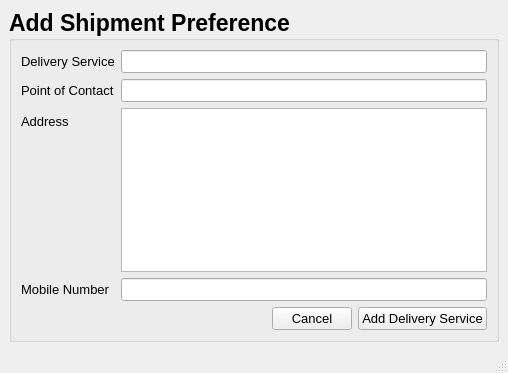
<?xml version="1.0" encoding="UTF-8"?>
<ui version="4.0">
 <class>MainWindow</class>
 <widget class="QMainWindow" name="MainWindow">
  <property name="geometry">
   <rect>
    <x>0</x>
    <y>0</y>
    <width>508</width>
    <height>373</height>
   </rect>
  </property>
  <property name="windowTitle">
   <string>MainWindow</string>
  </property>
  <widget class="QWidget" name="centralwidget">
   <layout class="QGridLayout" name="gridLayout">
    <item row="0" column="0">
     <widget class="QGroupBox" name="groupBox">
      <property name="minimumSize">
       <size>
        <width>0</width>
        <height>0</height>
       </size>
      </property>
      <property name="font">
       <font>
        <family>Arial</family>
        <pointsize>17</pointsize>
        <weight>75</weight>
        <bold>true</bold>
       </font>
      </property>
      <property name="title">
       <string>Add Shipment Preference</string>
      </property>
      <layout class="QGridLayout" name="gridLayout_2">
       <item row="1" column="2">
        <widget class="QPushButton" name="addDeliveryBtn">
         <property name="font">
          <font>
           <pointsize>10</pointsize>
           <weight>50</weight>
           <bold>false</bold>
          </font>
         </property>
         <property name="text">
          <string>Add Delivery Service</string>
         </property>
        </widget>
       </item>
       <item row="1" column="1">
        <widget class="QPushButton" name="cancelBtn">
         <property name="font">
          <font>
           <pointsize>10</pointsize>
           <weight>50</weight>
           <bold>false</bold>
          </font>
         </property>
         <property name="text">
          <string>Cancel</string>
         </property>
        </widget>
       </item>
       <item row="1" column="0">
        <spacer name="horizontalSpacer">
         <property name="orientation">
          <enum>Qt::Horizontal</enum>
         </property>
         <property name="sizeHint" stdset="0">
          <size>
           <width>40</width>
           <height>20</height>
          </size>
         </property>
        </spacer>
       </item>
       <item row="0" column="0" colspan="3">
        <layout class="QFormLayout" name="formLayout">
         <item row="0" column="0">
          <widget class="QLabel" name="label">
           <property name="font">
            <font>
             <pointsize>10</pointsize>
             <weight>50</weight>
             <bold>false</bold>
            </font>
           </property>
           <property name="text">
            <string>Delivery Service</string>
           </property>
          </widget>
         </item>
         <item row="0" column="1">
          <widget class="QLineEdit" name="deliveryServiceEdit">
           <property name="font">
            <font>
             <pointsize>10</pointsize>
             <weight>50</weight>
             <bold>false</bold>
            </font>
           </property>
          </widget>
         </item>
         <item row="1" column="0">
          <widget class="QLabel" name="label_2">
           <property name="font">
            <font>
             <pointsize>10</pointsize>
             <weight>50</weight>
             <bold>false</bold>
            </font>
           </property>
           <property name="text">
            <string>Point of Contact</string>
           </property>
          </widget>
         </item>
         <item row="1" column="1">
          <widget class="QLineEdit" name="servicePocEdit">
           <property name="font">
            <font>
             <pointsize>10</pointsize>
             <weight>50</weight>
             <bold>false</bold>
            </font>
           </property>
          </widget>
         </item>
         <item row="2" column="0">
          <widget class="QLabel" name="label_3">
           <property name="font">
            <font>
             <pointsize>10</pointsize>
             <weight>50</weight>
             <bold>false</bold>
            </font>
           </property>
           <property name="text">
            <string>Address</string>
           </property>
          </widget>
         </item>
         <item row="2" column="1">
          <widget class="QTextEdit" name="serviceAddressEdit">
           <property name="font">
            <font>
             <pointsize>10</pointsize>
             <weight>50</weight>
             <bold>false</bold>
            </font>
           </property>
          </widget>
         </item>
         <item row="3" column="0">
          <widget class="QLabel" name="label_4">
           <property name="font">
            <font>
             <pointsize>10</pointsize>
             <weight>50</weight>
             <bold>false</bold>
            </font>
           </property>
           <property name="text">
            <string>Mobile Number</string>
           </property>
          </widget>
         </item>
         <item row="3" column="1">
          <widget class="QLineEdit" name="deliveryMobileEdit">
           <property name="font">
            <font>
             <pointsize>10</pointsize>
             <weight>50</weight>
             <bold>false</bold>
            </font>
           </property>
          </widget>
         </item>
        </layout>
       </item>
      </layout>
     </widget>
    </item>
   </layout>
  </widget>
  <widget class="QStatusBar" name="statusbar"/>
 </widget>
 <resources/>
 <connections/>
</ui>
